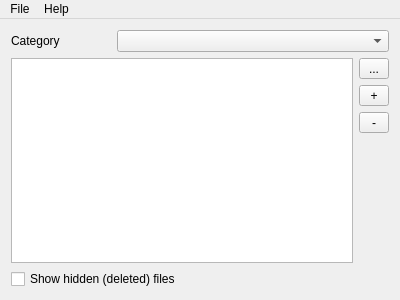
<?xml version="1.0" encoding="UTF-8"?>
<ui version="4.0">
 <class>MainWindow</class>
 <widget class="QMainWindow" name="MainWindow">
  <property name="geometry">
   <rect>
    <x>0</x>
    <y>0</y>
    <width>400</width>
    <height>300</height>
   </rect>
  </property>
  <property name="windowTitle">
   <string>Gnome menu editor</string>
  </property>
  <widget class="QWidget" name="centralWidget">
   <layout class="QVBoxLayout" name="verticalLayout_2">
    <item>
     <layout class="QHBoxLayout" name="horizontalLayout">
      <item>
       <widget class="QLabel" name="labelCat">
        <property name="maximumSize">
         <size>
          <width>100</width>
          <height>16777215</height>
         </size>
        </property>
        <property name="text">
         <string>Category</string>
        </property>
       </widget>
      </item>
      <item>
       <widget class="QComboBox" name="comboCat"/>
      </item>
     </layout>
    </item>
    <item>
     <layout class="QHBoxLayout" name="horizontalLayout_2">
      <item>
       <widget class="QListWidget" name="listCat"/>
      </item>
      <item>
       <layout class="QVBoxLayout" name="verticalLayout">
        <item>
         <widget class="QToolButton" name="buttonEditItem">
          <property name="minimumSize">
           <size>
            <width>30</width>
            <height>0</height>
           </size>
          </property>
          <property name="maximumSize">
           <size>
            <width>30</width>
            <height>16777215</height>
           </size>
          </property>
          <property name="text">
           <string>...</string>
          </property>
         </widget>
        </item>
        <item>
         <widget class="QToolButton" name="buttonAddItem">
          <property name="minimumSize">
           <size>
            <width>30</width>
            <height>0</height>
           </size>
          </property>
          <property name="maximumSize">
           <size>
            <width>30</width>
            <height>16777215</height>
           </size>
          </property>
          <property name="text">
           <string>+</string>
          </property>
         </widget>
        </item>
        <item>
         <widget class="QToolButton" name="buttonDelItem">
          <property name="minimumSize">
           <size>
            <width>30</width>
            <height>0</height>
           </size>
          </property>
          <property name="maximumSize">
           <size>
            <width>30</width>
            <height>16777215</height>
           </size>
          </property>
          <property name="text">
           <string>-</string>
          </property>
         </widget>
        </item>
        <item>
         <spacer name="verticalSpacer">
          <property name="orientation">
           <enum>Qt::Vertical</enum>
          </property>
          <property name="sizeHint" stdset="0">
           <size>
            <width>20</width>
            <height>40</height>
           </size>
          </property>
         </spacer>
        </item>
       </layout>
      </item>
     </layout>
    </item>
    <item>
     <widget class="QCheckBox" name="cbHidden">
      <property name="text">
       <string>Show hidden (deleted) files</string>
      </property>
      <property name="checked">
       <bool>false</bool>
      </property>
     </widget>
    </item>
   </layout>
  </widget>
  <widget class="QMenuBar" name="menuBar">
   <property name="geometry">
    <rect>
     <x>0</x>
     <y>0</y>
     <width>400</width>
     <height>19</height>
    </rect>
   </property>
   <widget class="QMenu" name="menuFile">
    <property name="title">
     <string>File</string>
    </property>
    <addaction name="actionQuit"/>
   </widget>
   <widget class="QMenu" name="menuHelp">
    <property name="title">
     <string>Help</string>
    </property>
    <addaction name="actionAbout"/>
   </widget>
   <addaction name="menuFile"/>
   <addaction name="menuHelp"/>
  </widget>
  <action name="actionQuit">
   <property name="text">
    <string>Quit</string>
   </property>
  </action>
  <action name="actionAbout">
   <property name="text">
    <string>About</string>
   </property>
  </action>
 </widget>
 <layoutdefault spacing="6" margin="11"/>
 <resources/>
 <connections/>
</ui>
